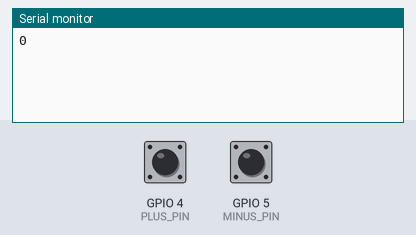
A sketch run on a simulated ESP32-S3. On the bench: the last lines printed to the serial monitor. Inputs (shaded band) come from the test bench; at power-on: GPIO 4 (PLUS_PIN) HIGH, GPIO 5 (MINUS_PIN) HIGH.

Above: at 1.2 s.
1.3 s: GPIO 4 (PLUS_PIN) pulled LOW for 0.25 s
At 2.2 s:
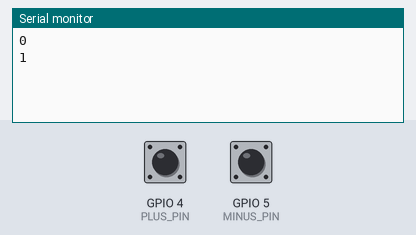
3.0 s: GPIO 5 (MINUS_PIN) pulled LOW for 0.25 s
At 3.5 s:
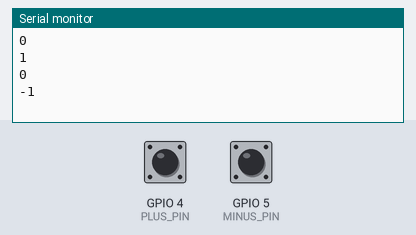
4.7 s: GPIO 4 (PLUS_PIN) pulled LOW for 1 s
At 6.6 s:
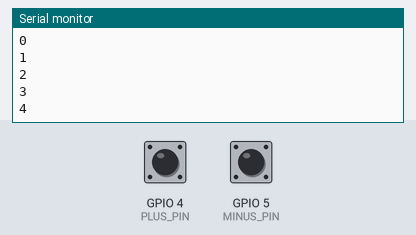
7.2 s: GPIO 5 (MINUS_PIN) pulled LOW for 3.2 s
At 11.3 s:
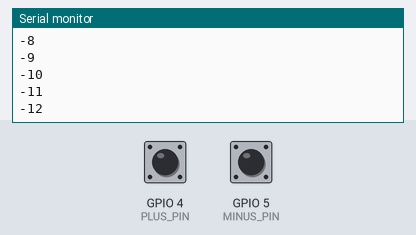
Timing chart, 0 to 12.8 s (numbered marks = the images above; inputs shaded):
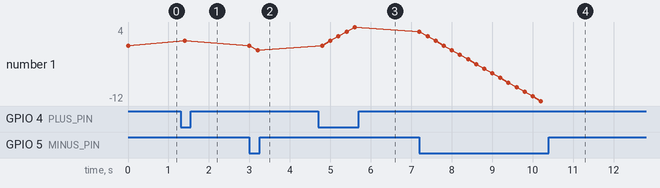

The sketch:

counter_practice.ino
```cpp
// counter_practice：加鍵 GPIO4、減鍵 GPIO5，按鈕另一端接 GND。
// 適用已核對的 YD-ESP32-S3 Type-A V1.5；改線前拔 USB。
const int PLUS_PIN = 4;
const int MINUS_PIN = 5;
int count = 0;                         // 記住目前數字。

void setup() {
  // 晶片內上拉電阻：放開是 HIGH，按下接 GND 是 LOW。
  pinMode(PLUS_PIN, INPUT_PULLUP);
  pinMode(MINUS_PIN, INPUT_PULLUP);
  Serial.begin(115200);                // Monitor 也選 115200。
  Serial.println(count);
}

void loop() {
  if (digitalRead(PLUS_PIN) == LOW) {   // 讀到加鍵按下。
    count = count + 1;                 // 計算後存回 count。
    Serial.println(count);            // 只顯示目前數字。
  }
  if (digitalRead(MINUS_PIN) == LOW) {  // 讀到減鍵按下。
    count = count - 1;
    Serial.println(count);
  }
  delay(200);                         // 暫停 0.2 秒，讓輸出容易看。
}
```

Measured:
- after the input at 1.3 s, the serial monitor: prints a new line after 0.10 s (image 1)
- after the input at 3.0 s, the serial monitor: prints a new line after 0.20 s (image 2)
- after the input at 4.7 s, the serial monitor: prints a new line after 0.30 s (image 3)
- after the input at 7.2 s, the serial monitor: prints a new line after 0.80 s (image 4)
- plotted number 1: 0 → 1 after the input at 1.3 s, 1 → -1 after the input at 3.0 s, -1 → 4 after the input at 4.7 s, 4 → -12 after the input at 7.2 s
